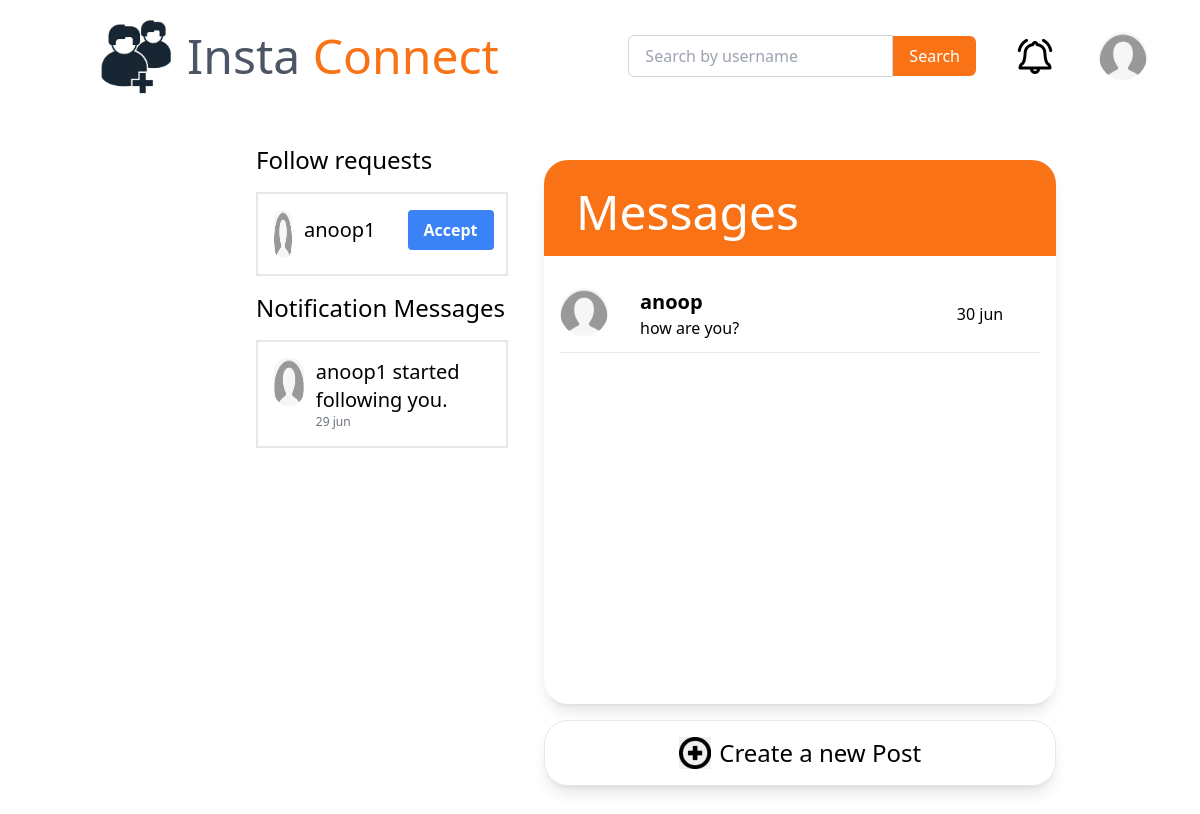
Before: /profile/notification (signed in) with the older database file.
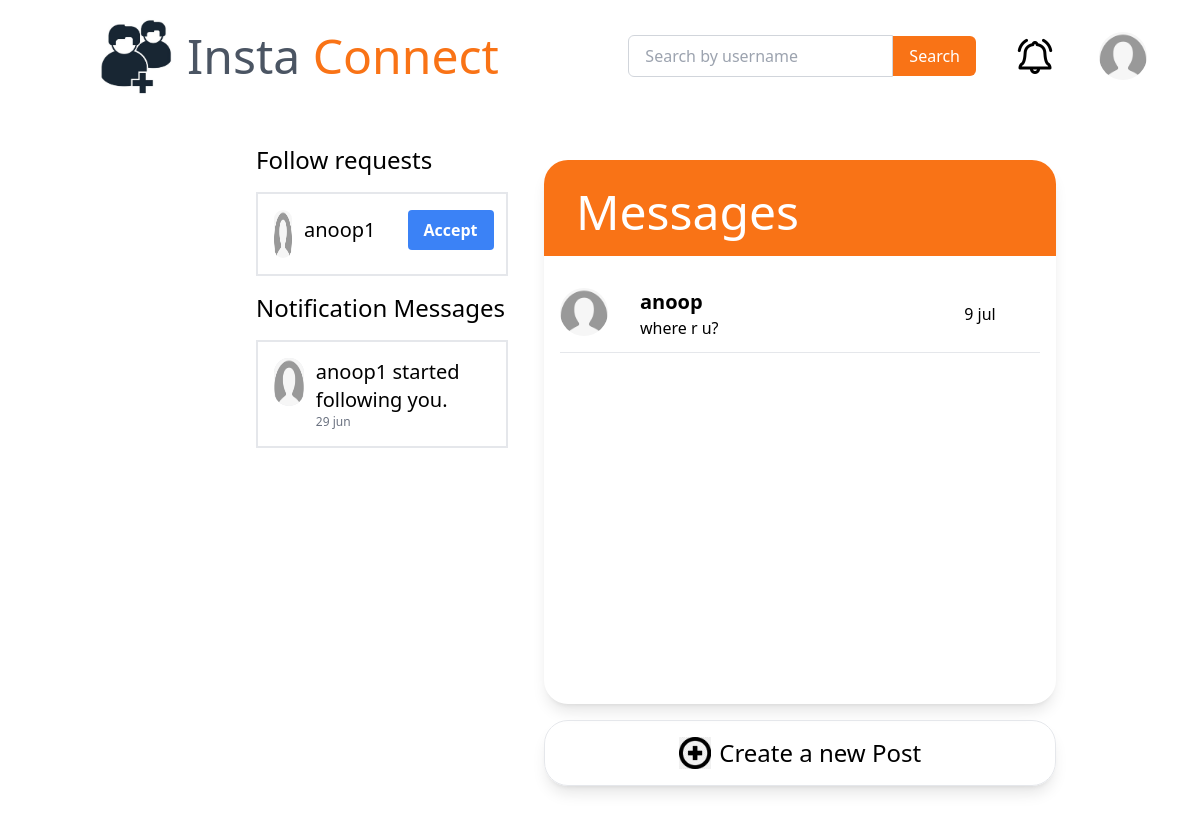
After: the same page with the newer database file.
### chatrooms/models.py (models this page shows)
class ChatRoom(models.Model):
    sender = models.ForeignKey(
        User, on_delete=models.CASCADE, related_name='sender_chatrooms')
    receiver = models.ForeignKey(
        User, on_delete=models.CASCADE, related_name='receiver_chatrooms')
    last_text = models.TextField(default="")
    last_time = models.DateTimeField(blank=True, null=True)

### users/models.py (models this page shows, shortened)
class Profile(models.Model):
    user = models.OneToOneField(User, on_delete=models.CASCADE)
    otp = models.CharField(max_length=4, blank=True, null=True)
    isVerified = models.BooleanField(default=True, blank=True, null=True)
    image = models.ImageField(default='default.png', upload_to='profile_pics')
    bio = models.TextField(default="Add your bio")
    savedPosts = models.ManyToManyField(
        Post, blank=True, related_name='user_saved_posts')
    likedPosts = models.ManyToManyField(
        Post, blank=True, related_name='user_liked_posts')
    followers = models.ManyToManyField(
        User, blank=True, related_name='following')
    following = models.ManyToManyField(
        User, blank=True, related_name='follower')
    follower_requests = models.ManyToManyField(
        User, blank=True, related_name='follower_request')
    following_requests = models.ManyToManyField(
        User, blank=True, related_name='following_request')
    is_private = models.BooleanField(default=False)

### connect/views.py (the view)
# urls.py: path('profile/notification', views.notification, name='notify'),
@login_required
def notification(request):
    context = {
        'title': 'Notifications',
        'user': request.user,
        'notifs': Notification.objects.filter(user=request.user),
        'requests': request.user.profile.follower_requests.all(),
        'chats': ChatRoom.objects.filter(sender=request.user)
    }
    return render(request, 'connect/notification.html', context)

### connect/templates/connect/notification.html (shortened to what the changed rows need)
{% load static %}
<!DOCTYPE html>
<html lang="en">
  <head>
    <script src="https://cdn.tailwindcss.com"></script>
  </head>
  <body>
    <div class="grid grid-cols-12 mt-4">
      <div class="lg:col-span-7 col-span-12">
        <div class="mx-48 pl-16 mt-12 overflow-y-auto h-[45rem]">
          <h1 class="text-2xl font-medium mb-4">Follow requests</h1>
          <h1 class="text-2xl font-medium my-4">Notification Messages</h1>
        </div>
      </div>
      <div
        class="lg:col-span-5 col-span-12 mt-0 lg:fixed lg:top-0 lg:right-0"
        style="width: 50rem"
      >
        <div
          class="lg:ml-36 lg:mr-36 mx-auto shadow-lg rounded-3xl"
          style="width: 32rem"
        >
          <div
            class="px-4 pt-4 overflow-y-auto h-[25rem]"
            style="height: 28rem"
          >
            <div class="modal-body">
              <ul class="list-unstyled">
                {%for chat in chats%}
                <a
                  href="{% url 'chatroom' chat.receiver.id%}"
                  class="text-decoration-none "
                >
                  <li class="media hover-media">
                    <div class="grid grid-cols-12 mt-4 hover:bg-gray-100">
                      <div class="col-span-2">
                        <img
                          src="{{chat.receiver.profile.image.url}}"
                          alt="img"
                          width="60px"
                          height="60px"
                          class="h-12 w-12 rounded-full"
                        />
                      </div>
                      <div class="media-body text-dark col-span-7">
                        <h6 class="media-header text-xl">
                          <b>{{chat.receiver}}</b>
                        </h6>
                        <p class="media-text">{{chat.last_text}}</p>
                      </div>
                      <div class="col-span-3 flex justify-center items-center">
                        {{chat.last_time|date:"j b"}}
                      </div>
                    </div>
                  </li>
                </a>
                <hr class="my-3" />
                {% endfor %}
              </ul>
            </div>
          </div>
        </div>
      </div>
    </div>
  </body>
</html>

Changed rows visible on the page:
changed ChatRoom "anoop": last_text "how are you?" → "where r u?"; last_time "30 jun" → "9 jul"
